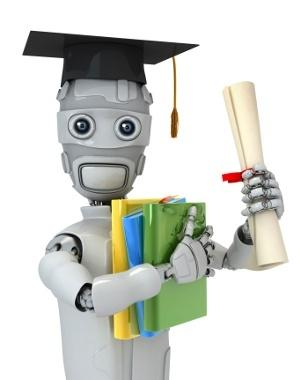
#> input picture 【OpenCv基础】第8.1讲 程序性能检测及优化/C#/ConsoleApp/ConsoleApp/ml.png, 308 x 380 px, found by its file name
$ python main.py
#> lines starting #> are read from the running program, lines starting #| are printed output that depends on the picture
# OpenCv版本：opencv-python 4.6.0.66
# 内容：程序性能检测及优化
# 博客：http://www.bilibili996.com/Course?id=2284309000315
# 作者：高仁宝
# 时间：2023.11

import cv2

"""
# 通过使用opencv中的getTickCount方法，来计算程序运行时间
"""


def demo1():
    img1 = cv2.imread('../images/ml.png')
#> img1 is the input picture: shape (380, 308, 3); mean B, G, R 207.8, 213.7, 211.4

    e1 = cv2.getTickCount()

    for i in range(5, 49, 2):
        img1 = cv2.medianBlur(img1, i)
#> this loop made 22 passes
#> pass 1, in demo1, `img1 = cv2.medianBlur(img1, i)`:
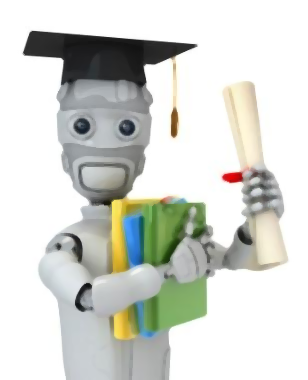
#> img1: shape (380, 308, 3); mean B, G, R 208.4, 214.4, 212.1
#> pass 3, in demo1, `img1 = cv2.medianBlur(img1, i)`:
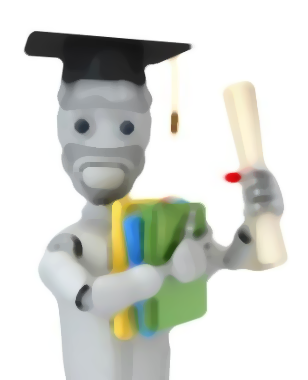
#> img1: shape (380, 308, 3); mean B, G, R 209.4, 215.3, 213
#> after the loop:
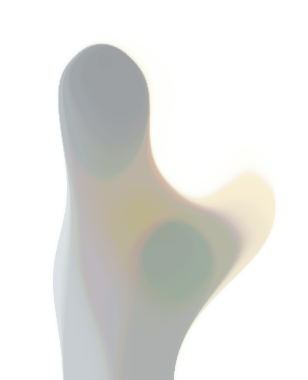
#> img1: shape (380, 308, 3); mean B, G, R 225, 228, 228

    e2 = cv2.getTickCount()
    t = (e2 - e1) / cv2.getTickFrequency()  # 时钟频率 或者 每秒钟的时钟数
    print(t)


"""
OpenCV中的默认优化在编译时优化是默认开启的。
因此OpenCV的就是优化后的代码，如果你把优化关闭了，就只能执行低效的代码了。
你可以使用函数cv2.useOptimized() 来查看优化是否开启了，使用函数cv2.setUseOptimized()来开启优化。
"""


def demo2():
    print(cv2.useOptimized())
    cv2.setUseOptimized(False)
    print(cv2.useOptimized())


if __name__ == '__main__':
    demo1()
    demo2()
